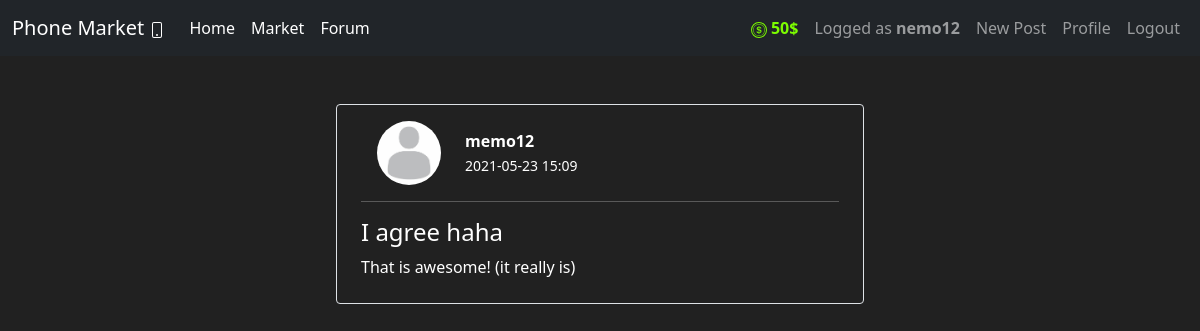
The page /post/3 (signed in) on the database its author committed.
### market/models.py (models this page shows, shortened)
class User(db.Model, UserMixin):
    id = db.Column(db.Integer(), primary_key=True)
    username = db.Column(db.String(length=30), nullable=False, unique=True)
    email_address = db.Column(db.String(length=50), nullable=False, unique=True)
    password_hash = db.Column(db.String(length=60), nullable=False)
    budget = db.Column(db.Integer(), nullable=False, default=1000)
    image_file = db.Column(db.Integer(), nullable=False, server_default='default-profile-pic.jpg')
    items = db.relationship('Item', backref='owned_user', lazy=True)
    posts = db.relationship('Post', backref='author', lazy=True)
    @property
    def prettier_budget(self):
        if len(str(self.budget)) >= 4:
            return f'{str(self.budget)[:-3]},{str(self.budget)[-3:]}$'
        return f'{self.budget}$'
    @property
    def password(self):
        return self.password

class Post(db.Model):
    id = db.Column(db.Integer(), primary_key=True)
    title = db.Column(db.String(100), nullable=False)
    time_created = db.Column(db.DateTime(timezone=True), server_default=func.now())
    content = db.Column(db.Text, nullable=False)
    user_id = db.Column(db.Integer, db.ForeignKey('user.id'), nullable=False)

### market/routes.py (the view)
@app.route('/post/<int:post_id>')
@login_required
def post_page(post_id):
    post = Post.query.get_or_404(post_id)
    return render_template('post.html', title=post.title, post=post)

### market/models.py (called while the page is built)
@login_manager.user_loader
def load_user(user_id):
    return User.query.get(int(user_id))

### market/templates/post.html (shortened to what this page needs)
{% extends 'base.html' %}
{% block content %}
<div class="container w-50">
  <div class="media m-4 p-3 border rounded">
    <img class="mx-4 rounded-circle float-start",
    src="{{ url_for('static', filename='/profile_pics/' + post.author.image_file) }}",
    alt="Generic placeholder image",
    style="width:64px;height:64px">
    <div class="media-body m-2">
      <b>{{ post.author.username }}</b>
      <br>
      <small>{{ post.time_created.strftime("%Y-%m-%d %H:%M") }}</small>
      <hr class="mt-4">
      <h4 class="mt-0">{{ post.title }}</></h4>
      {{ post.content }}
    </div>
  </div>
</div>
{% endblock %}

### market/templates/base.html (shortened to what this page needs)
<!DOCTYPE html>
<html lang="en">
  <head>
    <link
      href="https://cdn.jsdelivr.net/npm/bootstrap@5.0.0-beta3/dist/css/bootstrap.min.css"
      rel="stylesheet"
    />
  </head>
  <body>
    <nav class="navbar navbar-expand-lg navbar-dark bg-dark">
      <div class="container-fluid">
        <a class="navbar-brand" href="{{ url_for('home_page') }}">
          Phone Market
        </a>
        <div class="collapse navbar-collapse" id="navbarSupportedContent">
          <ul class="navbar-nav me-auto mb-2 mb-lg-0">
            <li class="nav-item">
              <a class="nav-link active" aria-current="page" href="{{ url_for('home_page') }}">Home</a>
            </li>
            <li class="nav-item">
              <a class="nav-link active" aria-current="page" href="{{ url_for('market_page') }}">Market</a>
            </li>
            <li class="nav-item">
              <a class="nav-link active" aria-current="page" href="{{ url_for('forum_page') }}">Forum</a>
            </li>
          </ul>
          <ul class="navbar-nav mb-2 mb-lg-0">
            {% if current_user.is_authenticated %}
            <li class="nav-item">
              <a class="nav-link" style="color: lawngreen; font-weight: bold;">
                {{ current_user.prettier_budget }}
              </a>
            </li>
            <li class="nav-item">
              <a class="nav-link" href="{{ url_for('account_page') }}">
                Logged as <strong>{{ current_user.username }}</strong>
              </a>
            </li>
            <li class="nav-item">
              <a class="nav-link" href="{{ url_for('new_post') }}">New Post</a>
            </li>
            <li class="nav-item">
              <a class="nav-link" href="{{ url_for('account_page') }}">Profile</a>
            </li>
            <li class="nav-item">
              <a class="nav-link" href="{{ url_for('logout_page') }}">Logout</a>
            </li>
            {% endif %}
          </ul>
        </div>
      </div>
    </nav>
    <br>
    {% block content %}
    {% endblock %}
  </body>
</html>

### market/templates/base.html (style rules this page uses)
body { background-color: #212121; color: white; }

### rows shown on the page
User: prettier_budget "50$", username "nemo12"
User: image_file (placeholder picture), author.username "memo12"
Post: time_created "2021-05-23 15:09", title "I agree haha", content "That is awesome! (it really is)"
